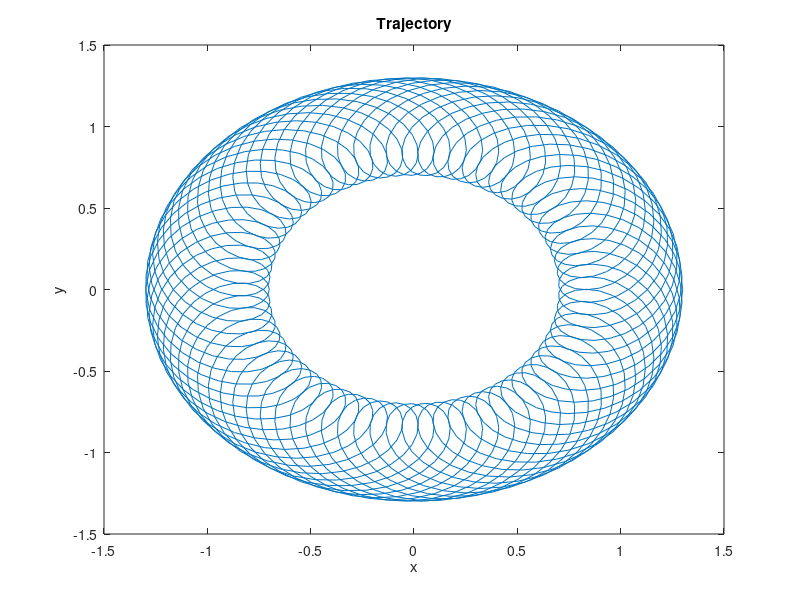

The MATLAB script that drew this image: (Note: this script raises an error after producing the figure.)

% Prepare.

clear;
close all;
clc;

% Compose the signals.
freq1 = 40;   % Frequency, Hz
freq2 = 5.5;  % Frequency, Hz

tSpan = 2;     % Time span, s.
dt    = 0.001; % Time step, s.

% Time.
t = 0:dt:tSpan;

% Radius.
r1 = 0.3;
r2 = 1;

% Frequency in ras/s.
w1 = 2 * pi * freq1;
w2 = 2 * pi * freq2;

% The trajectory.
x = r1 * cos( w1 * t ) + r2 * cos(w2 * t);
y = r1 * sin( w1 * t ) + r2 * sin(w2 * t);

% Show the trajectory.
figure;
plot(x, y);
title('Trajectory');
xlabel('x');
ylabel('y');

% Dynamically plot the trajectory.
figure;
newcomet(x, y, 150);
